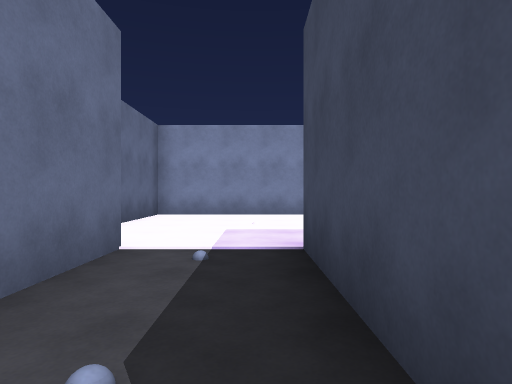
[1] (above)

24 first-person views from a walk through a scene from a Unity 3-D project. The camera is 1.2 m above the floor, looks level and sees 75° across. The floor is counted in squares, 2 m on a side. Each view is taken from the middle of a square. On the plan, view 1 faces up. The plan holds only what a view shows up to about 10 squares ahead; the rest is blank.

[2]
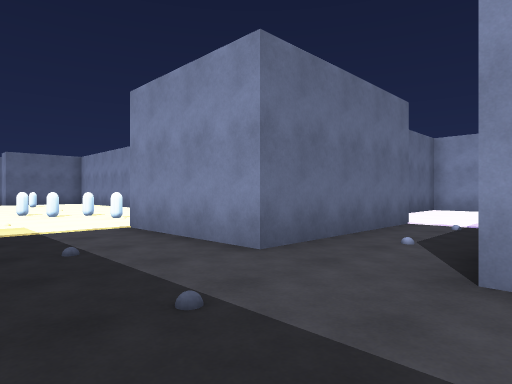

[3]
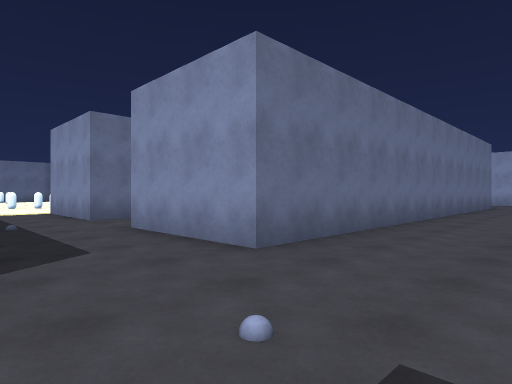

[4]
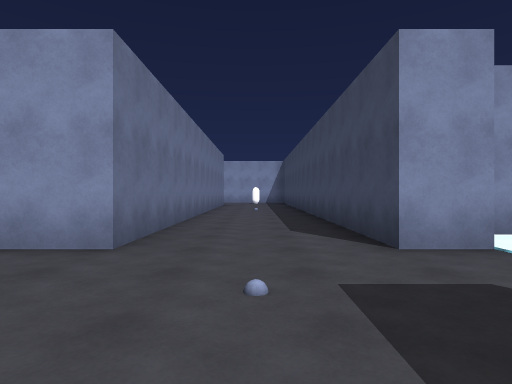

[5]
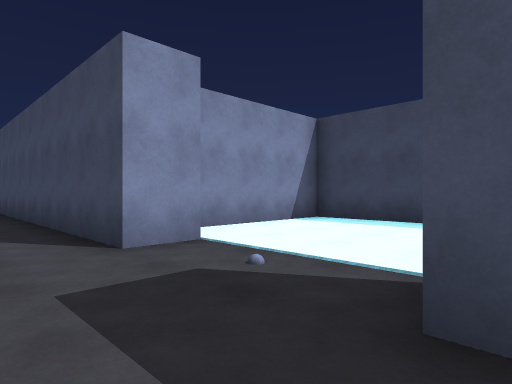

[6]
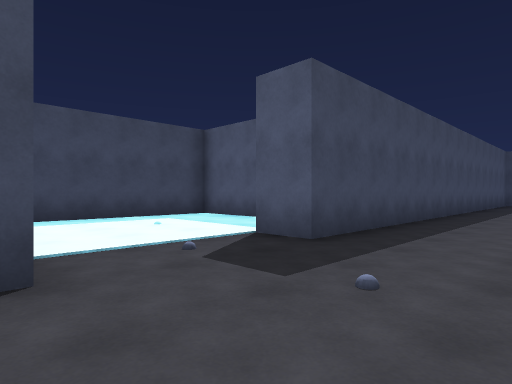

[7]
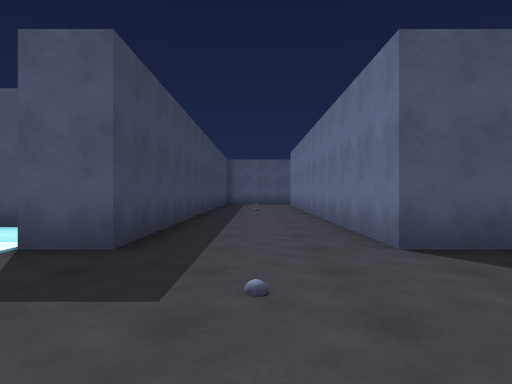

[8]
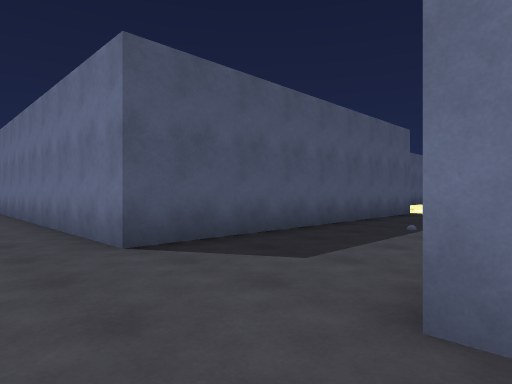

[9]
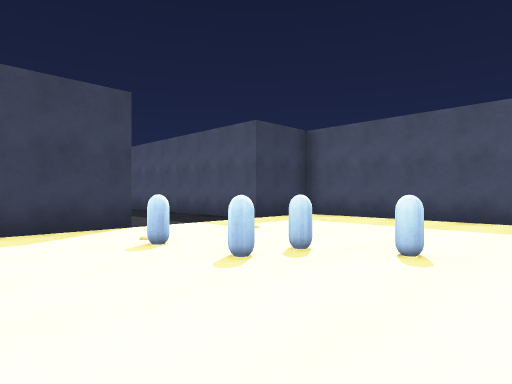

[10]
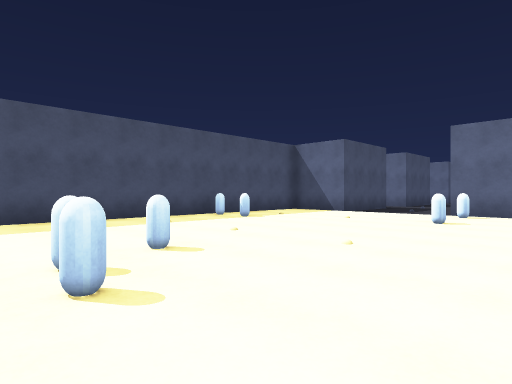

[11]
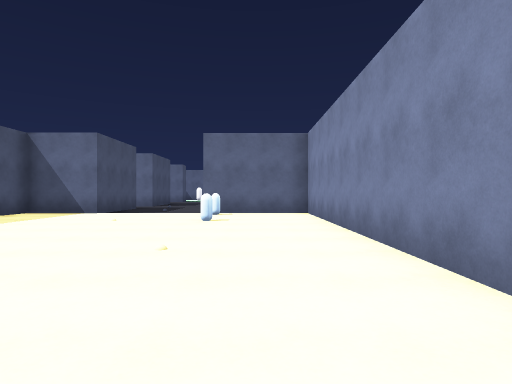

[12]
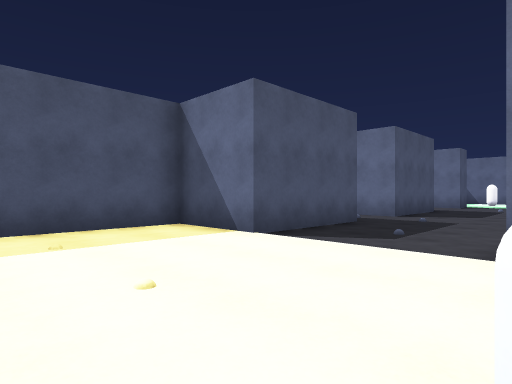

[13]
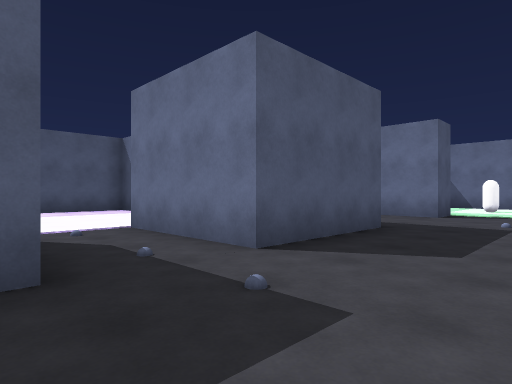

[14]
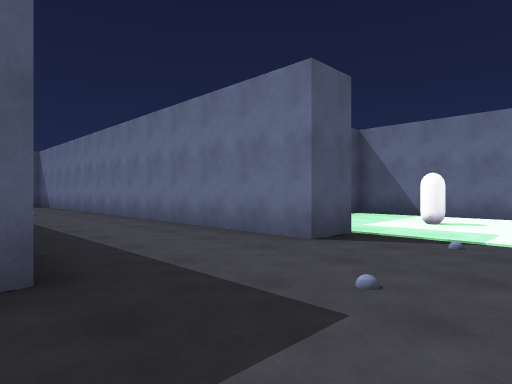

[15]
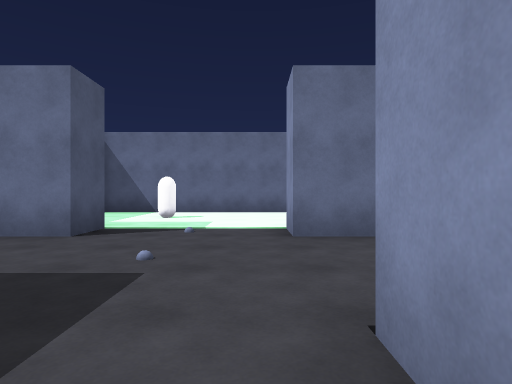

[16]
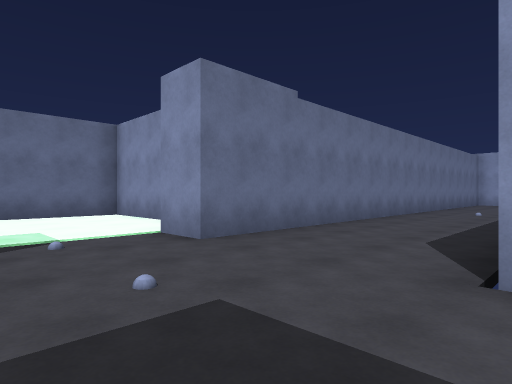

[17]
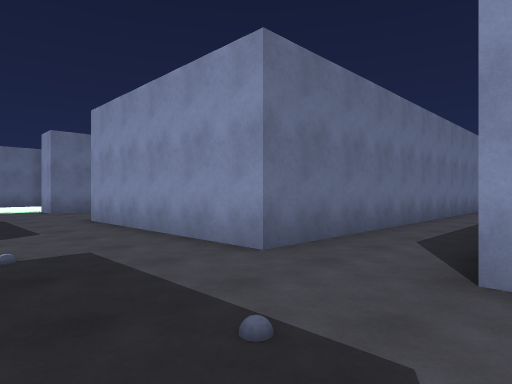

[18]
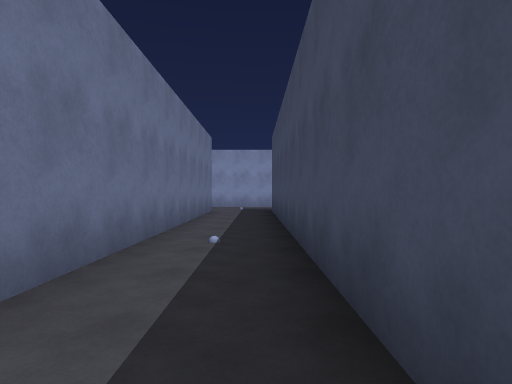

[19]
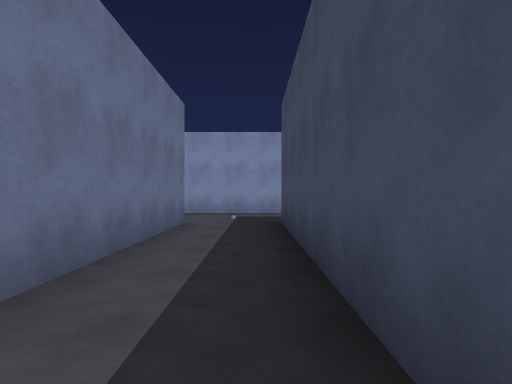

[20]
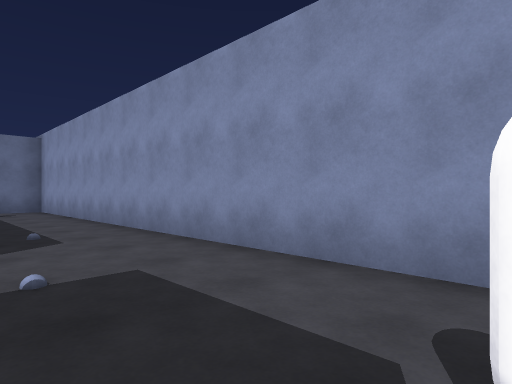

[21]
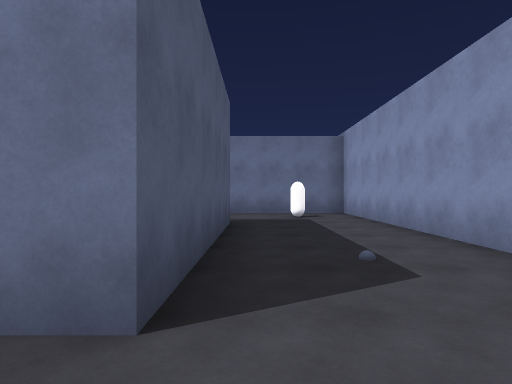

[22]
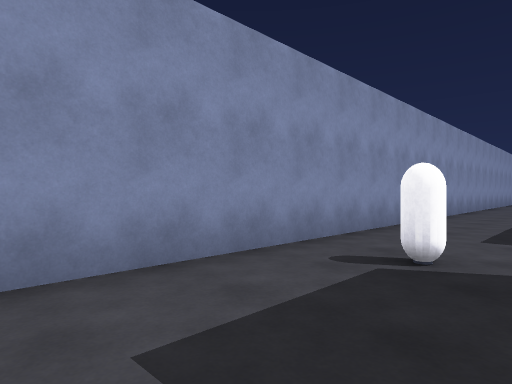

[23]
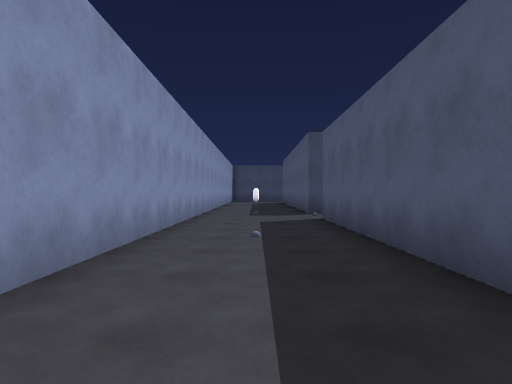

[24]
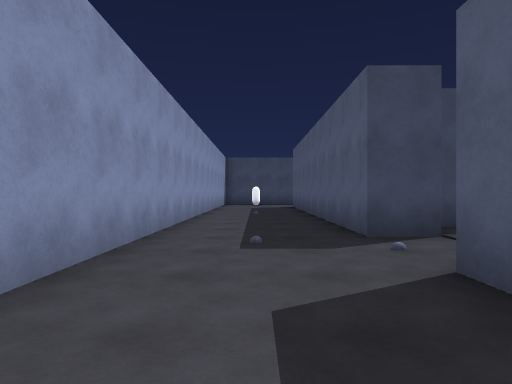

### Floor plan
Points are (right, up) in squares from view 1. A wall is a line through its corners. A room is listed if a view was taken in it or the views show most of it. See-through windows are left out.
Room 1 (view 1)
walls: (-1.4, 3.6) (-1.4, -0.5); (1.2, 8.5) (-2.5, 8.5) (-2.5, 6.1); (0.5, 0.6) (0.5, 3.5)
ways out: opening at (-0.5, 0) to room 2
Room 2 (views 2, 3, 4, 5, 6, 7, 8, 9, 10, 11, 12, 13, 14, 15, 16, 17, 18, 19, 20, 21, 22, 23, 24)
walls: (-8.9, 2.5) (-16.5, 2.5) (-16.5, -0.5); (-17.5, 1.6) (-17.5, 11.4); (-19.6, -3.5) (-16.5, -3.5) (-16.5, -5.5) (-4.5, -5.5) (-4.5, -3.5) (3.5, -3.5) (3.5, -11.4); (-1.4, -0.5) (-4.5, -0.5) (-4.5, 1.4); (-13.1, 11.5) (-7.5, 11.5); (-5.5, 11.5) (0, 11.5); (-24.5, -3.5) (-21.5, -3.5) (-21.5, -6.5); (3.5, 8.6) (3.5, -0.5) (0.5, -0.5); (-28.5, -3.5) (-27.5, -3.5) (-27.5, -11.6); (-24.2, 11.5) (-19.4, 11.5) (-19.4, -0.5) (-24.5, -0.5); (-27.5, 7.6) (-27.5, -0.5) (-28.5, -0.5); (7.6, -0.5) (6.5, -0.5) (6.5, 7.4); (-0.1, 14.5) (-27.5, 14.5) (-27.5, 11.2); (-30.2, 0.5) (-32.5, 0.5) (-32.5, -5.5); (8.9, -5.5) (11.5, -5.5) (11.5, 0.5) (8.1, 0.5); (6.5, -11.6) (6.5, -3.5) (7.5, -3.5)
ways out: opening at (-0.5, 0) to room 1; opening at (-20.5, -6.5); opening at (-6.5, 11)
objects: other object (-31, -3); other object (-26, 13); other object (-16, 0); other object (-16, 13); other object (-14, 0); other object (-13, -5); other object (-13, -4); other object (-9, -1); other object (-8, -1); other object (-8, 0); other object (-6, 0)

Positions as (right, up) in squares from view 1, and headings:
1: (0, 0), facing up
2: (1, -3), facing up-left
3: (6, -3), facing up-left
4: (5, -4), facing up
5: (5, -4), facing up-right
6: (4, 0), facing down-right
7: (5, 0), facing down
8: (5, 0), facing down-left
9: (-10, 2), facing down-right
10: (-7, 2), facing down-left
11: (-7, 1), facing left
12: (-13, 0), facing down-left
13: (-19, -1), facing down-left
14: (-24, -1), facing down-left
15: (-23, -1), facing left
16: (-24, -3), facing up-left
17: (-17, -3), facing up-left
18: (-18, 1), facing up
19: (-18, 5), facing up
20: (-16, 12), facing up-left
21: (-18, 12), facing left
22: (-19, 12), facing up-right
23: (-15, 13), facing right
24: (-10, 13), facing right
